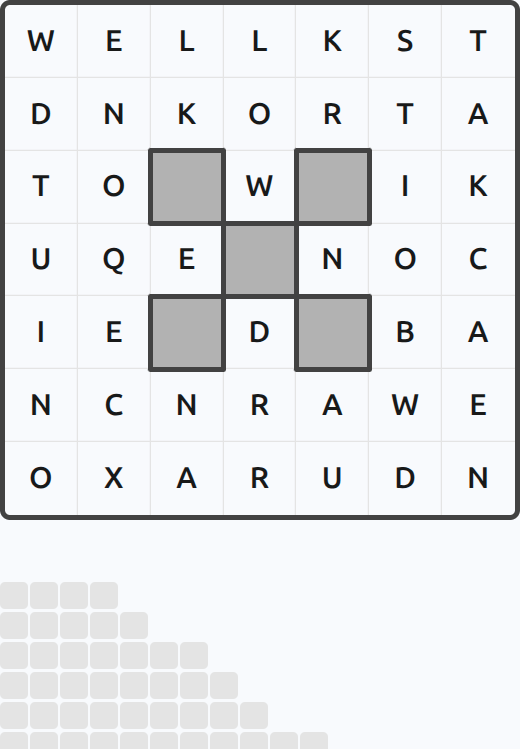
#> input picture games/wend_solver/examples/sample2.png, 520 x 749 px; its folder holds only this picture in this run
$ python -i image_parser.py   (imports and definitions only)   (older library calls are emulated)
#> lines starting #> are read from the running program, lines starting #| are printed output that depends on the picture; after the words box and inside, x2 and y2 are one past the last pixel; in counts of white or black regions, pixels touching at a corner belong together
### core/commons/board_detection.py
from __future__ import annotations

from dataclasses import dataclass
from pathlib import Path
from typing import Mapping

import cv2
import numpy as np


@dataclass(frozen=True, slots=True)
class BoardBBox:
    """Image-relative half-open board rectangle."""

    x: int
    y: int
    width: int
    height: int

    def __post_init__(self) -> None:
        if self.width <= 0 or self.height <= 0:
            raise ValueError("Board bounding box dimensions must be positive.")

    @property
    def x2(self) -> int:
        return self.x + self.width

    @property
    def y2(self) -> int:
        return self.y + self.height

    # [5 lines left out: function full_image, not called in this run]

    @classmethod
    def from_mapping(cls, value: Mapping[str, object]) -> BoardBBox:
        try:
            return cls(
                x=int(value["x"]),
                y=int(value["y"]),
                width=int(value["width"]),
                height=int(value["height"]),
            )
        except (KeyError, TypeError, ValueError) as exc:
            raise ValueError("Invalid board bounding box payload.") from exc

    def clipped_to(self, image: np.ndarray) -> BoardBBox | None:
        if image.ndim < 2:
            raise ValueError("Image must have at least two dimensions.")
        image_height, image_width = image.shape[:2]
        x1 = max(0, self.x)
        y1 = max(0, self.y)
        x2 = min(int(image_width), self.x2)
        y2 = min(int(image_height), self.y2)
        if x2 <= x1 or y2 <= y1:
            return None
        return BoardBBox(x=x1, y=y1, width=x2 - x1, height=y2 - y1)

    def inset(self, pixels: int) -> BoardBBox | None:
        amount = max(0, int(pixels))
        width = self.width - amount * 2
        height = self.height - amount * 2
        if width <= 0 or height <= 0:
            return None
        return BoardBBox(self.x + amount, self.y + amount, width, height)

    def to_payload(self) -> dict[str, int]:
        return {"x": self.x, "y": self.y, "width": self.width, "height": self.height}


@dataclass(frozen=True, slots=True)
class GridBounds:
    """Crop-relative half-open row and column boundaries."""

    rows: tuple[int, ...]
    cols: tuple[int, ...]

    def __post_init__(self) -> None:
        if len(self.rows) < 2 or len(self.rows) != len(self.cols):
            raise ValueError("Grid axes must contain the same number of boundaries.")
        if self.rows[0] != 0 or self.cols[0] != 0:
            raise ValueError("Grid boundaries must start at zero.")
        if any(right <= left for left, right in zip(self.rows, self.rows[1:])):
            raise ValueError("Row boundaries must be strictly increasing.")
        if any(right <= left for left, right in zip(self.cols, self.cols[1:])):
            raise ValueError("Column boundaries must be strictly increasing.")

    @property
    def board_size(self) -> int:
        return len(self.rows) - 1

    def cells(self) -> tuple[tuple[tuple[int, int, int, int], ...], ...]:
        return tuple(
            tuple(
                (
                    self.cols[col],
                    self.rows[row],
                    self.cols[col + 1] - self.cols[col],
                    self.rows[row + 1] - self.rows[row],
                )
                for col in range(self.board_size)
            )
            for row in range(self.board_size)
        )

    def to_payload(self) -> dict[str, list[int]]:
        return {"rows": list(self.rows), "cols": list(self.cols)}


@dataclass(frozen=True, slots=True)
class ContourBBoxCandidate:
    bbox: BoardBBox
    bbox_area: int
    area_ratio: float
    contour_area: float
    fill_ratio: float
    aspect_ratio: float
    center_distance: float
    touches_edge: bool


@dataclass(frozen=True, slots=True)
class AxisProjections:
    rows: np.ndarray
    cols: np.ndarray


def load_bgr_image(image_path: str | Path) -> np.ndarray:
#> called with image_path = '../examples/sample2.png'
    image = cv2.imread(str(image_path))
#> image is the input picture: shape (749, 520, 3); mean B, G, R 233.5, 231.1, 229.5
    if image is None:
        raise ValueError(f"Could not load image: {image_path}")
    return image


def crop_board(
    image: np.ndarray,
    bbox: BoardBBox,
    *,
    inset_pixels: int = 0,
    min_width: int = 1,
    min_height: int = 1,
) -> tuple[np.ndarray, BoardBBox] | None:
    clipped = bbox.clipped_to(image)
    if clipped is None:
        return None
    actual = clipped.inset(inset_pixels)
    if actual is None or actual.width < min_width or actual.height < min_height:
        return None
    return image[actual.y : actual.y2, actual.x : actual.x2], actual


def uniform_grid_bounds(*, width: int, height: int, board_size: int) -> GridBounds:
    size = int(board_size)
    if size <= 0:
        raise ValueError("Board size must be positive.")
    if width < size or height < size:
        raise ValueError("Board dimensions must be at least as large as the board size.")
    rows = tuple(int(value) for value in np.rint(np.linspace(0, height, size + 1)))
    cols = tuple(int(value) for value in np.rint(np.linspace(0, width, size + 1)))
    return GridBounds(rows=rows, cols=cols)


def external_contour_bbox_candidates(mask: np.ndarray) -> tuple[ContourBBoxCandidate, ...]:
    if mask.ndim != 2 or mask.size == 0:
        raise ValueError("Contour mask must be a non-empty two-dimensional array.")
    binary = np.asarray(mask, dtype=np.uint8)
    contours, _ = cv2.findContours(binary, cv2.RETR_EXTERNAL, cv2.CHAIN_APPROX_SIMPLE)
    image_height, image_width = binary.shape
    image_area = max(1, image_height * image_width)
    image_center_x = image_width / 2
    image_center_y = image_height / 2
    candidates: list[ContourBBoxCandidate] = []

    for contour in contours:
        x, y, width, height = (int(value) for value in cv2.boundingRect(contour))
        if width <= 0 or height <= 0:
            continue
        bbox = BoardBBox(x=x, y=y, width=width, height=height)
        bbox_area = width * height
        contour_area = float(cv2.contourArea(contour))
        center_distance = float(
            np.hypot(x + width / 2 - image_center_x, y + height / 2 - image_center_y)
        )
        candidates.append(
            ContourBBoxCandidate(
                bbox=bbox,
                bbox_area=bbox_area,
                area_ratio=bbox_area / image_area,
                contour_area=contour_area,
                fill_ratio=contour_area / bbox_area,
                aspect_ratio=width / height,
                center_distance=center_distance,
                touches_edge=x == 0 or y == 0 or x + width == image_width or y + height == image_height,
            )
        )

    return tuple(candidates)


# [21 lines left out: function morphological_line_projections, not called in this run]

### core/vision/ocr.py
from __future__ import annotations

from dataclasses import dataclass
from typing import Generic, Sequence, TypeVar

import numpy as np


LabelT = TypeVar("LabelT")


@dataclass(frozen=True, slots=True)
class OcrCandidate(Generic[LabelT]):
    value: LabelT
    confidence: float


@dataclass(frozen=True, slots=True)
class OcrPrediction(Generic[LabelT]):
    value: LabelT
    confidence: float
    candidates: tuple[OcrCandidate[LabelT], ...]


class CosineTemplateMatcher(Generic[LabelT]):
    def __init__(self, features: np.ndarray, labels: Sequence[LabelT]) -> None:
        feature_array = np.asarray(features, dtype=np.float32)
        if feature_array.ndim != 2 or feature_array.shape[0] == 0 or feature_array.shape[1] == 0:
            raise ValueError("OCR template features must be a non-empty matrix.")
        if feature_array.shape[0] != len(labels):
            raise ValueError("OCR template feature and label counts must match.")
        if not np.all(np.isfinite(feature_array)):
            raise ValueError("OCR template features must be finite.")
        norms = np.linalg.norm(feature_array, axis=1)
        if np.any(norms <= 0.0):
            raise ValueError("OCR template features cannot contain empty rows.")
        self._features = feature_array / norms[:, None]
        self._labels = tuple(labels)

    # [8 lines left out: function predict, not called in this run]

    def predict_many(self, features: np.ndarray, *, limit: int = 5) -> tuple[OcrPrediction[LabelT] | None, ...]:
        queries = np.asarray(features, dtype=np.float32)
        if queries.ndim != 2 or queries.shape[1] != self._features.shape[1] or not np.all(np.isfinite(queries)):
            raise ValueError("OCR query features have an invalid shape or values.")
        norms = np.linalg.norm(queries, axis=1)
        normalized = queries / np.maximum(norms[:, None], 1e-12)
        score_matrix = normalized @ self._features.T
        return tuple(
            None if norms[index] <= 0.0 else self._prediction_from_scores(scores, limit=limit)
            for index, scores in enumerate(score_matrix)
        )

    def _prediction_from_scores(self, scores: np.ndarray, *, limit: int) -> OcrPrediction[LabelT]:
        best_by_label: dict[LabelT, float] = {}
        for label, score in zip(self._labels, scores):
            best_by_label[label] = max(float(score), best_by_label.get(label, float("-inf")))
        ranked = sorted(best_by_label.items(), key=lambda item: item[1], reverse=True)
        candidates = tuple(
            OcrCandidate(value=label, confidence=score)
            for label, score in ranked[: max(1, int(limit))]
        )
        return OcrPrediction(
            value=candidates[0].value,
            confidence=candidates[0].confidence,
            candidates=candidates,
        )


class DistanceWeightedKnn:
    # [33 lines left out: functions __init__, predict_proba, not called in this run]

### core/vision/parsed_board_payload.py
from __future__ import annotations

from typing import Any, Mapping, TypedDict

from core.commons.board_detection import BoardBBox, GridBounds


class BoardBBoxPayload(TypedDict):
    x: int
    y: int
    width: int
    height: int


class GridLinesPayload(TypedDict):
    rows: list[int]
    cols: list[int]


def normalize_board_bbox(board_bbox: BoardBBox | Mapping[str, object]) -> BoardBBoxPayload:
    normalized = board_bbox if isinstance(board_bbox, BoardBBox) else BoardBBox.from_mapping(board_bbox)
    return normalized.to_payload()


def build_grid_lines_payload(grid: GridBounds) -> GridLinesPayload:
    return grid.to_payload()


def build_parsed_board_payload(
    *,
    board_size: int,
    board_bbox: BoardBBox | Mapping[str, object],
    grid: GridBounds,
    include_legacy_size: bool = False,
    extra_fields: Mapping[str, Any] | None = None,
) -> dict[str, Any]:
    if int(board_size) != grid.board_size:
        raise ValueError("Board size does not match grid dimensions.")
    payload: dict[str, Any] = {
        "board_size": int(board_size),
        "board_bbox": normalize_board_bbox(board_bbox),
        "grid_lines": build_grid_lines_payload(grid),
    }

    if include_legacy_size:
        payload["size"] = int(board_size)

    if extra_fields:
        reserved = payload.keys() & extra_fields.keys()
        if reserved:
            raise ValueError(f"Cannot overwrite parsed board fields: {', '.join(sorted(reserved))}")
        payload.update(dict(extra_fields))

    return payload

### core/ocr_fonts.py
"""Portable OCR fonts, with system fonts retained for existing local setups."""
from __future__ import annotations

import glob
import hashlib
import os
from pathlib import Path
from collections.abc import Sequence


BUNDLED_FONTS = Path(__file__).parent / "assets" / "fonts"


def ocr_font_paths(system_patterns: Sequence[str], bundled_patterns: Sequence[str]) -> list[str]:
    bundled = [str(path) for pattern in bundled_patterns for path in sorted(BUNDLED_FONTS.glob(pattern))]
    if os.getenv("SOLVER_BUNDLED_FONTS", os.getenv("VERCEL", "0")) == "1":
        return list(dict.fromkeys(bundled))
    system = [path for pattern in system_patterns for path in sorted(glob.glob(pattern)) if Path(path).is_file()]
    return list(dict.fromkeys(system or bundled))


def font_fingerprint(paths: Sequence[str]) -> str:
    signatures = [f"{path}:{Path(path).stat().st_size}:{Path(path).stat().st_mtime_ns}" for path in paths]
    return hashlib.sha256("\n".join(signatures).encode()).hexdigest()[:16]

### games/wend_solver/src/image_parser.py
from __future__ import annotations

import tempfile
from functools import lru_cache
from pathlib import Path
from typing import Any

import cv2
import numpy as np
from PIL import Image, ImageDraw, ImageFont

from core.commons import BoardBBox, crop_board, external_contour_bbox_candidates, load_bgr_image, uniform_grid_bounds
from core.vision import CosineTemplateMatcher, OcrPrediction, build_parsed_board_payload
from core.ocr_fonts import font_fingerprint, ocr_font_paths


MIN_BOARD_SIZE = 5
MAX_BOARD_SIZE = 8
OCR_SIZE = 42
OCR_DARK_THRESHOLD = 120


class _LetterOcr:
    def __init__(self) -> None:
        self._letters = list("ABCDEFGHIJKLMNOPQRSTUVWXYZ")
        features, labels = self._load_or_build_templates()
        self._matcher = CosineTemplateMatcher(features, labels)

    # [5 lines left out: function predict, not called in this run]

    def predict_many(self, cells_gray: list[np.ndarray]) -> tuple[OcrPrediction[str] | None, ...]:
        results: list[OcrPrediction[str] | None] = [None] * len(cells_gray)
        normalized_features: list[np.ndarray] = []
        normalized_indices: list[int] = []
        for index, cell_gray in enumerate(cells_gray):
            normalized = self._normalize_letter(cell_gray)
            if normalized is None:
                continue
            normalized_features.append(normalized.reshape(-1))
            normalized_indices.append(index)
        if normalized_features:
            predictions = self._matcher.predict_many(np.asarray(normalized_features, dtype=np.float32), limit=5)
            for index, prediction in zip(normalized_indices, predictions):
                results[index] = prediction
        return tuple(results)

    def _load_or_build_templates(self) -> tuple[np.ndarray, list[str]]:
        font_paths = self._candidate_font_paths()
        cache_path = self._template_cache_path(font_paths)
        if cache_path.exists():
            try:
                with np.load(cache_path) as cached:
                    return cached["features"].astype(np.float32), [str(value) for value in cached["labels"].tolist()]
            except (OSError, ValueError, KeyError, EOFError):
                cache_path.unlink(missing_ok=True)

        features: list[np.ndarray] = []
        labels: list[str] = []
        for font_path in font_paths:
            for size in (24, 28, 32, 36, 40):
                try:
                    font = ImageFont.truetype(font_path, size)
                except OSError:
                    continue

                for letter in self._letters:
                    for offset_x, offset_y in ((0, 0), (-1, 0), (1, 0), (0, -1), (0, 1)):
                        rendered = self._render_letter(letter, font, offset_x, offset_y)
                        normalized = self._normalize_mask(rendered)
                        if normalized is None:
                            continue
                        features.append(normalized.reshape(-1).astype(np.float32))
                        labels.append(letter)

        if not features:
            raise RuntimeError("Could not build Wend letter OCR templates.")

        feature_array = np.asarray(features, dtype=np.float32)
        try:
            np.savez_compressed(cache_path, features=feature_array, labels=np.asarray(labels))
        except OSError:
            pass
        return feature_array, labels

    @staticmethod
    def _template_cache_path(font_paths: list[str]) -> Path:
        # Installed fonts affect OCR predictions. Rebuild after adding/updating a
        # font instead of silently retaining a template bank from an older runtime.
        fingerprint = font_fingerprint(font_paths)
        return Path(tempfile.gettempdir()) / f"linkedin_puzzle_solvers_wend_letters_v2_{fingerprint}.npz"

    def _render_letter(self, letter: str, font: ImageFont.FreeTypeFont, offset_x: int, offset_y: int) -> np.ndarray:
        image = Image.new("L", (OCR_SIZE, OCR_SIZE), 0)
        draw = ImageDraw.Draw(image)
        left, top, right, bottom = draw.textbbox((0, 0), letter, font=font)
        x = ((OCR_SIZE - (right - left)) // 2) - left + offset_x
        y = ((OCR_SIZE - (bottom - top)) // 2) - top + offset_y
        draw.text((x, y), letter, font=font, fill=255)
        return np.asarray(image, dtype=np.uint8)

    def _normalize_letter(self, cell_gray: np.ndarray) -> np.ndarray | None:
        if cell_gray.size == 0:
            return None

        blurred = cv2.GaussianBlur(cell_gray, (3, 3), 0)
        mask = (blurred < OCR_DARK_THRESHOLD).astype(np.uint8) * 255
        height, width = mask.shape
        margin_y = max(2, int(height * 0.12))
        margin_x = max(2, int(width * 0.12))
        mask[:margin_y, :] = 0
        mask[-margin_y:, :] = 0
        mask[:, :margin_x] = 0
        mask[:, -margin_x:] = 0
        return self._normalize_mask(mask)

    @staticmethod
    def _normalize_mask(mask: np.ndarray) -> np.ndarray | None:
        component_count, labels, stats, _ = cv2.connectedComponentsWithStats(mask, connectivity=8)
        if component_count <= 1:
            return None

        keep = np.zeros_like(mask)
        min_area = max(6, mask.size // 260)
        for label in range(1, component_count):
            area = int(stats[label, cv2.CC_STAT_AREA])
            if area >= min_area:
                keep[labels == label] = 255

        if np.count_nonzero(keep) == 0:
            return None

        ys, xs = np.where(keep > 0)
        y1, y2 = int(ys.min()), int(ys.max() + 1)
        x1, x2 = int(xs.min()), int(xs.max() + 1)
        glyph = keep[y1:y2, x1:x2]
        side = max(glyph.shape[0], glyph.shape[1]) + 8
        square = np.zeros((side, side), dtype=np.uint8)
        y = (side - glyph.shape[0]) // 2
        x = (side - glyph.shape[1]) // 2
        square[y : y + glyph.shape[0], x : x + glyph.shape[1]] = glyph
        return cv2.resize(square, (OCR_SIZE, OCR_SIZE), interpolation=cv2.INTER_AREA).astype(np.float32) / 255.0

    @staticmethod
    def _candidate_font_paths() -> list[str]:
        patterns = [
            "/usr/share/fonts/truetype/dejavu/DejaVuSans-Bold.ttf",
            "/usr/share/fonts/truetype/dejavu/DejaVuSans.ttf",
            "/usr/share/fonts/truetype/liberation2/LiberationSans-Bold.ttf",
            "/usr/share/fonts/truetype/liberation2/LiberationSans-Regular.ttf",
            "/usr/share/fonts/truetype/liberation/LiberationSans-Bold.ttf",
            "/usr/share/fonts/truetype/liberation/LiberationSans-Regular.ttf",
            "/usr/share/fonts/truetype/noto/NotoSans-*.ttf",
        ]
        return ocr_font_paths(patterns, ("DejaVuSans*.ttf", "LiberationSans*.ttf", "NotoSans*.ttf"))


@lru_cache(maxsize=1)
def _get_ocr() -> _LetterOcr:
    return _LetterOcr()


class WendImageParser:
    def parse_image(self, image_path: str | Path) -> dict[str, Any]:
        image = load_bgr_image(image_path)

        board_crop, bbox = self._extract_board_crop(image)
        lengths = self._parse_lengths(image, bbox)
        board_size, board, cell_predictions = self._parse_best_board(board_crop, lengths)

        visible_cells = sum(1 for row in board for value in row if value is not None)
        grid = uniform_grid_bounds(width=board_crop.shape[1], height=board_crop.shape[0], board_size=board_size)
        return build_parsed_board_payload(
            board_size=board_size,
            board_bbox=bbox,
            grid=grid,
            extra_fields={
                "board": board,
                "lengths": lengths,
                "visible_cells": visible_cells,
                "ocr": {
                "cells": cell_predictions,
                "min_confidence": min((float(cell["confidence"]) for cell in cell_predictions), default=0.0),
                "avg_confidence": float(np.mean([float(cell["confidence"]) for cell in cell_predictions])) if cell_predictions else 0.0,
                },
            },
        )

    def _extract_board_crop(self, image: np.ndarray) -> tuple[np.ndarray, dict[str, int]]:
        gray = cv2.cvtColor(image, cv2.COLOR_BGR2GRAY)
        dark = cv2.inRange(gray, 0, 90)
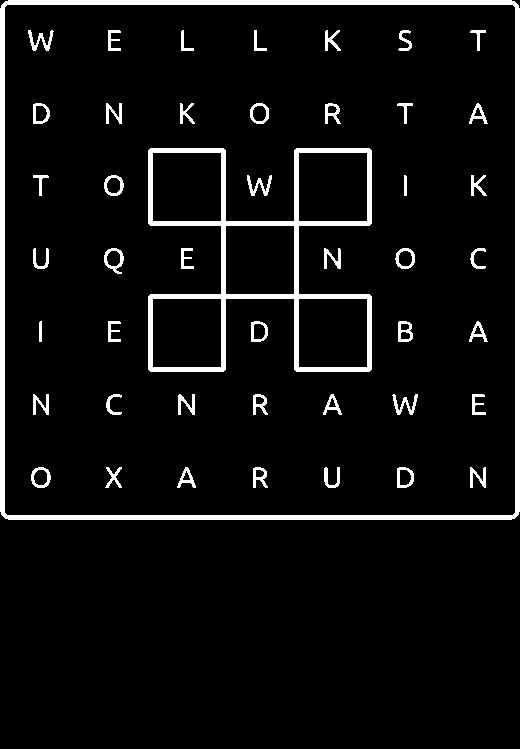
#> dark: shape (749, 520); 6.2% white; 46 white regions, largest, box (x1, y1, x2, y2) and area: (0, 0, 520, 520) 10212, (148, 148, 372, 372) 7164, (28, 30, 54, 51) 213
        dark = cv2.morphologyEx(dark, cv2.MORPH_CLOSE, np.ones((5, 5), np.uint8), iterations=2)
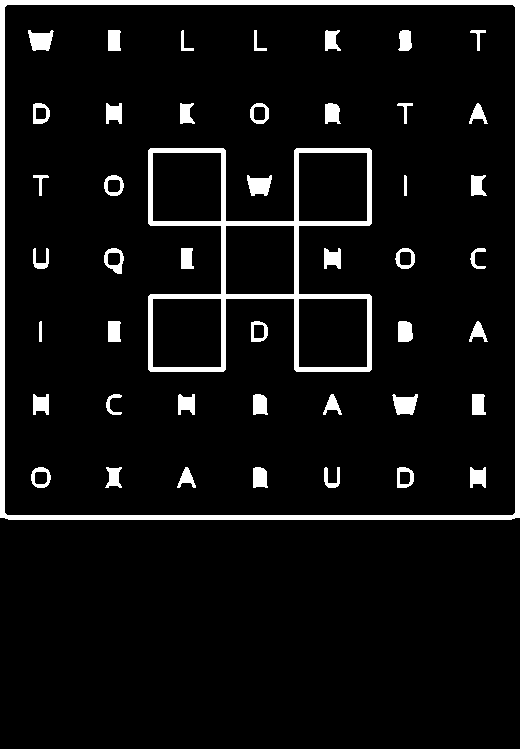
#> dark: shape (749, 520); 6.9% white; 46 white regions
        height, width = gray.shape

        best: tuple[float, BoardBBox] | None = None
        for candidate in external_contour_bbox_candidates(dark):
#> in external_contour_bbox_candidates, `contours, _ = cv2.findContours(binary, cv2.RETR_EXTERNAL, cv2.CHAIN_AP..`: contours = 1 contour; box (x1, y1, x2, y2) and area: (0, 0, 520, 520) 269337
#> (the rest of the program and of its run is left out)
